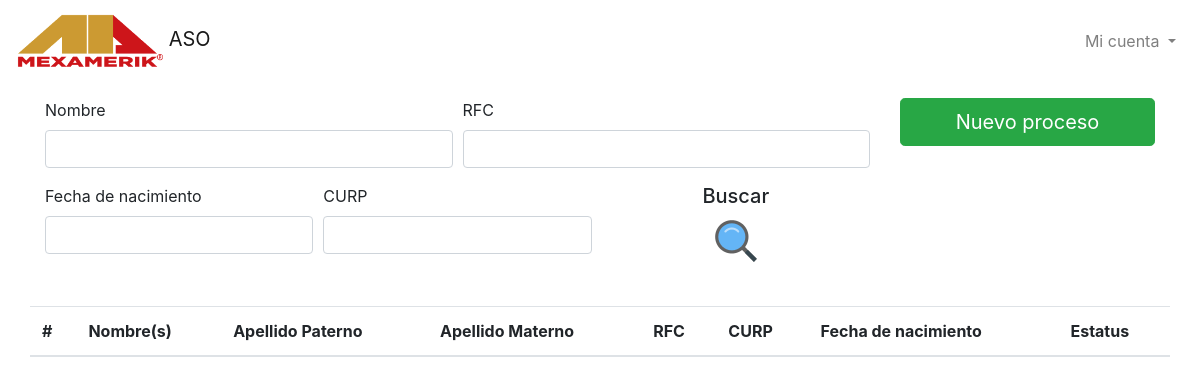
The app's page /operators/matriz (signed in), older data.
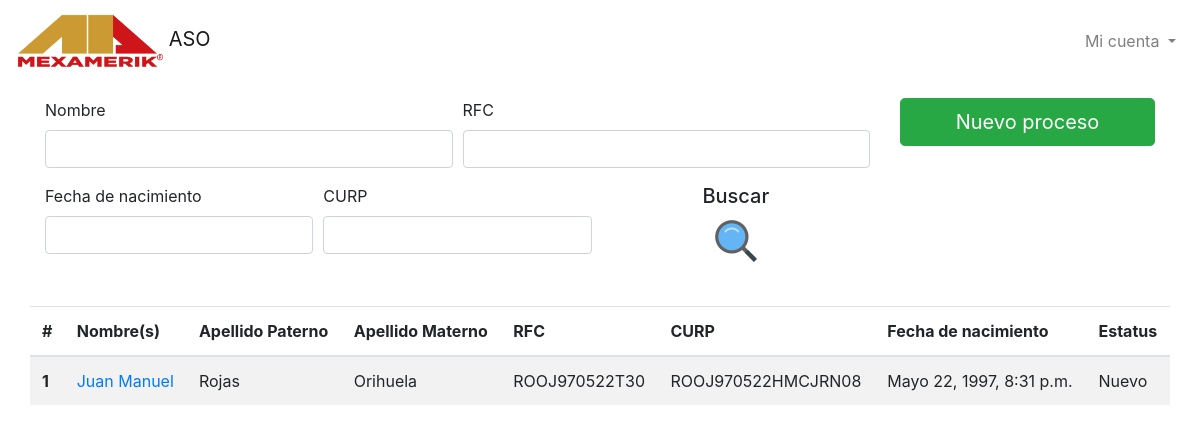
The same page, newer data.
### process/models.py (models this page shows, shortened)
class General_information(models.Model):
    id_operator = models.ForeignKey(Operators, on_delete=models.CASCADE, verbose_name='Operador')
    id_state = models.ForeignKey(State, on_delete=models.CASCADE, verbose_name='Estado')
    id_town = models.ForeignKey(Town, on_delete=models.CASCADE, verbose_name='Municipio')
    id_marital_status = models.ForeignKey(Marital_status, on_delete=models.CASCADE, verbose_name='Estado civil')
    id_education_level = models.ForeignKey(Education_level, on_delete=models.CASCADE, verbose_name='Grado academico')
    id_status = models.ForeignKey(Status, on_delete=models.CASCADE, verbose_name='Status')
    class Meta:
        verbose_name = 'Información general'
        verbose_name_plural = 'Información general'

### operators/models.py (models this page shows, shortened)
class Operators(models.Model):
    first_name = models.CharField(max_length=80, verbose_name='Nombre')
    last_name_p = models.CharField(max_length=80, verbose_name='Apellido paterno')
    last_name_m = models.CharField(max_length=80, verbose_name='Apellido materno')
    b_day = models.DateTimeField(null=True, blank=True, verbose_name='Fecha de nacimiento')
    rfc = models.CharField(max_length=50, verbose_name='RFC')
    curp = models.CharField(max_length=50, verbose_name='CURP')
    created = models.DateTimeField(auto_now_add=True)
    updated = models.DateTimeField(auto_now=True)
    class Meta:
        verbose_name = 'Operador'
        verbose_name_plural = 'Operadores'

### catalogues/models.py (models this page shows)
class Status(models.Model):
    status = models.CharField(max_length=25, verbose_name='Status')
    class Meta:
        verbose_name = 'Status'
        verbose_name_plural = 'Status'
    def __str__(self):
        return self.status

### operators/views.py (the view)
# urls.py: path('matriz', views.matriz, name="matriz",)
def matriz(request):
    general_informations = General_information.objects.all()
    return render(request, "operators/matriz.html",{'general_informations':general_informations})

### operators/templates/operators/matriz.html (shortened to what this page needs)
{% extends 'operators/base.html' %}
{% load static %}
{% block content %}
    <div class="container mt-3">
        <div class="row mb-4">
            <div class="col-lg-9">
                <form>
                    <div class="form-row">
                        <div class="form-group col-md-6">
                          <label for="nombre">Nombre</label>
                          <input type="text" class="form-control" id="nombre">
                        </div>
                        <div class="form-group col-md-6">
                          <label for="rcf">RFC</label>
                          <input type="text" class="form-control" id="rfc">
                        </div>
                    </div>
                    <div class="form-row">
                        <div class="form-group col-md-4">
                          <label for="bday">Fecha de nacimiento</label>
                          <input type="text" class="form-control" id="bday">
                        </div>
                        <div class="form-group col-md-4">
                          <label for="curp">CURP</label>
                          <input type="text" class="form-control" id="curp">
                        </div>
                        <div class="form-group col-md-4 text-center">
                            <h5>Buscar</h5>
                            <a href="">
                                <img src="{% static 'operators/img/search.png' %}" alt="">
                            </a>
                        </div>
                    </div>
                </form>
            </div>
            <div class="col-lg-3">
                <form action="" method="POST">
                    <a class="btn btn-success btn-lg btn-block" href="{% url 'stepone' %}">Nuevo proceso</a>
                </form>
            </div>
        </div>
        <div class="row">
            <table class="table table-striped">
                <thead>
                  <tr>
                    <th scope="col">#</th>
                    <th scope="col">Nombre(s)</th>
                    <th scope="col">Apellido Paterno</th>
                    <th scope="col">Apellido Materno</th>
                    <th scope="col">RFC</th>
                    <th scope="col">CURP</th>
                    <th scope="col">Fecha de nacimiento</th>
                    <th scope="col">Estatus</th>
                  </tr>
                </thead>
                <tbody>
                  <tr>
                    {% for general_informations in general_informations %}
                      <th scope="row">{{general_informations.id_operator.id}}</th>
                      <td> <a href="">{{general_informations.id_operator.first_name}}</a> </td>
                      <td>{{general_informations.id_operator.last_name_p}}</td>
                      <td>{{general_informations.id_operator.last_name_m}}</td>
                      <td>{{general_informations.id_operator.rfc}}</td>
                      <td>{{general_informations.id_operator.curp}}</td>
                      <td>{{general_informations.id_operator.b_day}}</td>
                      <td>{{general_informations.id_status}}</td>
                    {% endfor %}
                  </tr>
                </tbody>
            </table>
        </div>
    </div>
{% endblock %}

### operators/templates/operators/base.html (shortened to what this page needs)
<!DOCTYPE html>
<html lang="en">
<head>
    {% load static %}
    <link rel="stylesheet" href="{% static 'core/css/bootstrap.min.css' %}">
    <link rel="stylesheet" href="{% static 'core/css/style.css' %}">
</head>
<body>
  {% if not user.is_authenticated %}
  <section id="lost">
    <div class="text-center">
        <div class="alert alert-danger" role="alert">
            <h4 class="alert-heading">¿Perdido?</h4>
            <p>Debes iniciar sesión para continuar en esta página</p>
          </div>
        <img src="{% static 'registration/img/stop.jpg' %}" class="rounded mx-auto d-block" alt="Responsive image" style="width: 100vh;">
    </div>
  </section>
  {% else %}
    <header id="header">
        <nav class="navbar navbar-expand-lg navbar-light bg-ligth">
            <a class="navbar-brand" href="#"> <img id="logo-nav" src="{% static 'core/img/logo_mexamerik.png' %}" alt=""> ASO</a>
            <div class="collapse navbar-collapse" id="navbarSupportedContent">
                <ul class="navbar-nav ml-auto">
                  <li class="nav-item dropdown">
                    <a class="nav-link dropdown-toggle" href="#" id="navbarDropdown" role="button" data-toggle="dropdown" aria-haspopup="true" aria-expanded="false">
                      Mi cuenta
                    </a>
                  </li>
                </ul>
            </div>
        </nav>
    </header>
    <main id="main">
        {% block content %}
        {% endblock %}
    </main>
  {% endif %}
</body>
</html>

### core/static/core/css/style.css (style rules this page uses)
#logo-nav { height: 7vh; }

Row changes from the older to the newer data that the page shows:
added General_information: id_operator.id "1", id_operator.first_name "Juan Manuel", id_operator.last_name_p "Rojas", id_operator.last_name_m "Orihuela", id_operator.rfc "ROOJ970522T30", id_operator.curp "ROOJ970522HMCJRN08", id_operator.b_day "Mayo 22, 1997, 8:31 p.m.", id_status "Nuevo"
